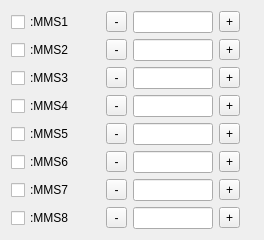
           <widget class="QWidget" name="tab_3">
            <attribute name="title">
             <string>Motors</string>
            </attribute>
            <layout class="QGridLayout" name="gridLayout_3">
             <item row="0" column="0">
              <layout class="QHBoxLayout" name="horizontalLayout_6">
               <item>
                <widget class="QCheckBox" name="cB_onmot_1">
                 <property name="text">
                  <string>:MMS1</string>
                 </property>
                </widget>
               </item>
               <item>
                <spacer name="horizontalSpacer_10">
                 <property name="orientation">
                  <enum>Qt::Horizontal</enum>
                 </property>
                 <property name="sizeHint" stdset="0">
                  <size>
                   <width>13</width>
                   <height>17</height>
                  </size>
                 </property>
                </spacer>
               </item>
               <item>
                <layout class="QHBoxLayout" name="horizontalLayout_21">
                 <item>
                  <widget class="QLabel" name="lb_limM_1">
                   <property name="text">
                    <string/>
                   </property>
                   <property name="pixmap">
                    <pixmap>led-red-16x16.png</pixmap>
                   </property>
                  </widget>
                 </item>
                 <item>
                  <widget class="QToolButton" name="tB_mminus_1">
                   <property name="minimumSize">
                    <size>
                     <width>21</width>
                     <height>21</height>
                    </size>
                   </property>
                   <property name="maximumSize">
                    <size>
                     <width>21</width>
                     <height>21</height>
                    </size>
                   </property>
                   <property name="text">
                    <string>-</string>
                   </property>
                  </widget>
                 </item>
                 <item>
                  <widget class="QLineEdit" name="lE_mr_1">
                   <property name="minimumSize">
                    <size>
                     <width>80</width>
                     <height>0</height>
                    </size>
                   </property>
                   <property name="maximumSize">
                    <size>
                     <width>80</width>
                     <height>16777215</height>
                    </size>
                   </property>
                  </widget>
                 </item>
                 <item>
                  <widget class="QToolButton" name="tB_mplus_1">
                   <property name="minimumSize">
                    <size>
                     <width>21</width>
                     <height>21</height>
                    </size>
                   </property>
                   <property name="maximumSize">
                    <size>
                     <width>21</width>
                     <height>21</height>
                    </size>
                   </property>
                   <property name="text">
                    <string>+</string>
                   </property>
                  </widget>
                 </item>
                 <item>
                  <widget class="QLabel" name="lb_limP_1">
                   <property name="text">
                    <string/>
                   </property>
                   <property name="pixmap">
                    <pixmap>led-red-16x16.png</pixmap>
                   </property>
                  </widget>
                 </item>
                </layout>
               </item>
              </layout>
             </item>
             <item row="1" column="0">
              <layout class="QHBoxLayout" name="horizontalLayout_11">
               <item>
                <widget class="QCheckBox" name="cB_onmot_2">
                 <property name="text">
                  <string>:MMS2</string>
                 </property>
                </widget>
               </item>
               <item>
                <spacer name="horizontalSpacer_11">
                 <property name="orientation">
                  <enum>Qt::Horizontal</enum>
                 </property>
                 <property name="sizeHint" stdset="0">
                  <size>
                   <width>13</width>
                   <height>17</height>
                  </size>
                 </property>
                </spacer>
               </item>
               <item>
                <layout class="QHBoxLayout" name="horizontalLayout_22">
                 <item>
                  <widget class="QLabel" name="lb_limM_2">
                   <property name="text">
                    <string/>
                   </property>
                   <property name="pixmap">
                    <pixmap>led-red-16x16.png</pixmap>
                   </property>
                  </widget>
                 </item>
                 <item>
                  <widget class="QToolButton" name="tB_mminus_2">
                   <property name="minimumSize">
                    <size>
                     <width>21</width>
                     <height>21</height>
                    </size>
                   </property>
                   <property name="maximumSize">
                    <size>
                     <width>21</width>
                     <height>21</height>
                    </size>
                   </property>
                   <property name="text">
                    <string>-</string>
                   </property>
                  </widget>
                 </item>
                 <item>
                  <widget class="QLineEdit" name="lE_mr_2">
                   <property name="minimumSize">
                    <size>
                     <width>80</width>
                     <height>0</height>
                    </size>
                   </property>
                   <property name="maximumSize">
                    <size>
                     <width>80</width>
                     <height>16777215</height>
                    </size>
                   </property>
                  </widget>
                 </item>
                 <item>
                  <widget class="QToolButton" name="tB_mplus_2">
                   <property name="minimumSize">
                    <size>
                     <width>21</width>
                     <height>21</height>
                    </size>
                   </property>
                   <property name="maximumSize">
                    <size>
                     <width>21</width>
                     <height>21</height>
                    </size>
                   </property>
                   <property name="text">
                    <string>+</string>
                   </property>
                  </widget>
                 </item>
                 <item>
                  <widget class="QLabel" name="lb_limP_2">
                   <property name="text">
                    <string/>
                   </property>
                   <property name="pixmap">
                    <pixmap>led-red-16x16.png</pixmap>
                   </property>
                  </widget>
                 </item>
                </layout>
               </item>
              </layout>
             </item>
             <item row="2" column="0">
              <layout class="QHBoxLayout" name="horizontalLayout_12">
               <item>
                <widget class="QCheckBox" name="cB_onmot_3">
                 <property name="text">
                  <string>:MMS3</string>
                 </property>
                </widget>
               </item>
               <item>
                <spacer name="horizontalSpacer_12">
                 <property name="orientation">
                  <enum>Qt::Horizontal</enum>
                 </property>
                 <property name="sizeHint" stdset="0">
                  <size>
                   <width>13</width>
                   <height>17</height>
                  </size>
                 </property>
                </spacer>
               </item>
               <item>
                <layout class="QHBoxLayout" name="horizontalLayout_23">
                 <item>
                  <widget class="QLabel" name="lb_limM_3">
                   <property name="text">
                    <string/>
                   </property>
                   <property name="pixmap">
                    <pixmap>led-red-16x16.png</pixmap>
                   </property>
                  </widget>
                 </item>
                 <item>
                  <widget class="QToolButton" name="tB_mminus_3">
                   <property name="minimumSize">
                    <size>
                     <width>21</width>
                     <height>21</height>
                    </size>
                   </property>
                   <property name="maximumSize">
                    <size>
                     <width>21</width>
                     <height>21</height>
                    </size>
                   </property>
                   <property name="text">
                    <string>-</string>
                   </property>
                  </widget>
                 </item>
                 <item>
                  <widget class="QLineEdit" name="lE_mr_3">
                   <property name="minimumSize">
                    <size>
                     <width>80</width>
                     <height>0</height>
                    </size>
                   </property>
                   <property name="maximumSize">
                    <size>
                     <width>80</width>
                     <height>16777215</height>
                    </size>
                   </property>
                  </widget>
                 </item>
                 <item>
                  <widget class="QToolButton" name="tB_mplus_3">
                   <property name="minimumSize">
                    <size>
                     <width>21</width>
                     <height>21</height>
                    </size>
                   </property>
                   <property name="maximumSize">
                    <size>
                     <width>21</width>
                     <height>21</height>
                    </size>
                   </property>
                   <property name="text">
                    <string>+</string>
                   </property>
                  </widget>
                 </item>
                 <item>
                  <widget class="QLabel" name="lb_limP_3">
                   <property name="text">
                    <string/>
                   </property>
                   <property name="pixmap">
                    <pixmap>led-red-16x16.png</pixmap>
                   </property>
                  </widget>
                 </item>
                </layout>
               </item>
              </layout>
             </item>
             <item row="3" column="0">
              <layout class="QHBoxLayout" name="horizontalLayout_14">
               <item>
                <widget class="QCheckBox" name="cB_onmot_4">
                 <property name="text">
                  <string>:MMS4</string>
                 </property>
                </widget>
               </item>
               <item>
                <spacer name="horizontalSpacer_13">
                 <property name="orientation">
                  <enum>Qt::Horizontal</enum>
                 </property>
                 <property name="sizeHint" stdset="0">
                  <size>
                   <width>13</width>
                   <height>17</height>
                  </size>
                 </property>
                </spacer>
               </item>
               <item>
                <layout class="QHBoxLayout" name="horizontalLayout_24">
                 <item>
                  <widget class="QLabel" name="lb_limM_4">
                   <property name="text">
                    <string/>
                   </property>
                   <property name="pixmap">
                    <pixmap>led-red-16x16.png</pixmap>
                   </property>
                  </widget>
                 </item>
                 <item>
                  <widget class="QToolButton" name="tB_mminus_4">
                   <property name="minimumSize">
                    <size>
                     <width>21</width>
                     <height>21</height>
                    </size>
                   </property>
                   <property name="maximumSize">
                    <size>
                     <width>21</width>
                     <height>21</height>
                    </size>
                   </property>
                   <property name="text">
                    <string>-</string>
                   </property>
                  </widget>
                 </item>
                 <item>
                  <widget class="QLineEdit" name="lE_mr_4">
                   <property name="minimumSize">
                    <size>
                     <width>80</width>
                     <height>0</height>
                    </size>
                   </property>
                   <property name="maximumSize">
                    <size>
                     <width>80</width>
                     <height>16777215</height>
                    </size>
                   </property>
                  </widget>
                 </item>
                 <item>
                  <widget class="QToolButton" name="tB_mplus_4">
                   <property name="minimumSize">
                    <size>
                     <width>21</width>
                     <height>21</height>
                    </size>
                   </property>
                   <property name="maximumSize">
                    <size>
                     <width>21</width>
                     <height>21</height>
                    </size>
                   </property>
                   <property name="text">
                    <string>+</string>
                   </property>
                  </widget>
                 </item>
                 <item>
                  <widget class="QLabel" name="lb_limP_4">
                   <property name="text">
                    <string/>
                   </property>
                   <property name="pixmap">
                    <pixmap>led-red-16x16.png</pixmap>
                   </property>
                  </widget>
                 </item>
                </layout>
               </item>
              </layout>
             </item>
             <item row="4" column="0">
              <layout class="QHBoxLayout" name="horizontalLayout_15">
               <item>
                <widget class="QCheckBox" name="cB_onmot_5">
                 <property name="text">
                  <string>:MMS5</string>
                 </property>
                </widget>
               </item>
               <item>
                <spacer name="horizontalSpacer_14">
                 <property name="orientation">
                  <enum>Qt::Horizontal</enum>
                 </property>
                 <property name="sizeHint" stdset="0">
                  <size>
                   <width>13</width>
                   <height>17</height>
                  </size>
                 </property>
                </spacer>
               </item>
               <item>
                <layout class="QHBoxLayout" name="horizontalLayout_25">
                 <item>
                  <widget class="QLabel" name="lb_limM_5">
                   <property name="text">
                    <string/>
                   </property>
                   <property name="pixmap">
                    <pixmap>led-red-16x16.png</pixmap>
                   </property>
                  </widget>
                 </item>
                 <item>
                  <widget class="QToolButton" name="tB_mminus_5">
                   <property name="minimumSize">
                    <size>
                     <width>21</width>
                     <height>21</height>
                    </size>
                   </property>
                   <property name="maximumSize">
                    <size>
                     <width>21</width>
                     <height>21</height>
                    </size>
                   </property>
                   <property name="text">
                    <string>-</string>
                   </property>
                  </widget>
                 </item>
                 <item>
                  <widget class="QLineEdit" name="lE_mr_5">
                   <property name="minimumSize">
                    <size>
                     <width>80</width>
                     <height>0</height>
                    </size>
                   </property>
                   <property name="maximumSize">
                    <size>
                     <width>80</width>
                     <height>16777215</height>
                    </size>
                   </property>
                  </widget>
                 </item>
                 <item>
                  <widget class="QToolButton" name="tB_mplus_5">
                   <property name="minimumSize">
                    <size>
                     <width>21</width>
                     <height>21</height>
                    </size>
                   </property>
                   <property name="maximumSize">
                    <size>
                     <width>21</width>
                     <height>21</height>
                    </size>
                   </property>
                   <property name="text">
                    <string>+</string>
                   </property>
                  </widget>
                 </item>
                 <item>
                  <widget class="QLabel" name="lb_limP_5">
                   <property name="text">
                    <string/>
                   </property>
                   <property name="pixmap">
                    <pixmap>led-red-16x16.png</pixmap>
                   </property>
                  </widget>
                 </item>
                </layout>
               </item>
              </layout>
             </item>
             <item row="5" column="0">
              <layout class="QHBoxLayout" name="horizontalLayout_17">
               <item>
                <widget class="QCheckBox" name="cB_onmot_6">
                 <property name="text">
                  <string>:MMS6</string>
                 </property>
                </widget>
               </item>
               <item>
                <spacer name="horizontalSpacer_15">
                 <property name="orientation">
                  <enum>Qt::Horizontal</enum>
                 </property>
                 <property name="sizeHint" stdset="0">
                  <size>
                   <width>13</width>
                   <height>17</height>
                  </size>
                 </property>
                </spacer>
               </item>
               <item>
                <layout class="QHBoxLayout" name="horizontalLayout_26">
                 <item>
                  <widget class="QLabel" name="lb_limM_6">
                   <property name="text">
                    <string/>
                   </property>
                   <property name="pixmap">
                    <pixmap>led-red-16x16.png</pixmap>
                   </property>
                  </widget>
                 </item>
                 <item>
                  <widget class="QToolButton" name="tB_mminus_6">
                   <property name="minimumSize">
                    <size>
                     <width>21</width>
                     <height>21</height>
                    </size>
                   </property>
                   <property name="maximumSize">
                    <size>
                     <width>21</width>
                     <height>21</height>
                    </size>
                   </property>
                   <property name="text">
                    <string>-</string>
                   </property>
                  </widget>
                 </item>
                 <item>
                  <widget class="QLineEdit" name="lE_mr_6">
                   <property name="minimumSize">
                    <size>
                     <width>80</width>
                     <height>0</height>
                    </size>
                   </property>
                   <property name="maximumSize">
                    <size>
                     <width>80</width>
                     <height>16777215</height>
                    </size>
                   </property>
                  </widget>
                 </item>
                 <item>
                  <widget class="QToolButton" name="tB_mplus_6">
                   <property name="minimumSize">
                    <size>
                     <width>21</width>
                     <height>21</height>
                    </size>
                   </property>
                   <property name="maximumSize">
                    <size>
                     <width>21</width>
                     <height>21</height>
                    </size>
                   </property>
                   <property name="text">
                    <string>+</string>
                   </property>
                  </widget>
                 </item>
                 <item>
                  <widget class="QLabel" name="lb_limP_6">
                   <property name="text">
                    <string/>
                   </property>
                   <property name="pixmap">
                    <pixmap>led-red-16x16.png</pixmap>
                   </property>
                  </widget>
                 </item>
                </layout>
               </item>
              </layout>
             </item>
             <item row="6" column="0">
              <layout class="QHBoxLayout" name="horizontalLayout_18">
               <item>
                <widget class="QCheckBox" name="cB_onmot_7">
                 <property name="text">
                  <string>:MMS7</string>
                 </property>
                </widget>
               </item>
               <item>
                <spacer name="horizontalSpacer_16">
                 <property name="orientation">
                  <enum>Qt::Horizontal</enum>
                 </property>
                 <property name="sizeHint" stdset="0">
                  <size>
                   <width>13</width>
                   <height>17</height>
                  </size>
                 </property>
                </spacer>
               </item>
               <item>
                <layout class="QHBoxLayout" name="horizontalLayout_27">
                 <item>
                  <widget class="QLabel" name="lb_limM_7">
                   <property name="text">
                    <string/>
                   </property>
                   <property name="pixmap">
                    <pixmap>led-red-16x16.png</pixmap>
                   </property>
                  </widget>
                 </item>
                 <item>
                  <widget class="QToolButton" name="tB_mminus_7">
                   <property name="minimumSize">
                    <size>
                     <width>21</width>
                     <height>21</height>
                    </size>
                   </property>
                   <property name="maximumSize">
                    <size>
                     <width>21</width>
                     <height>21</height>
                    </size>
                   </property>
                   <property name="text">
                    <string>-</string>
                   </property>
                  </widget>
                 </item>
                 <item>
                  <widget class="QLineEdit" name="lE_mr_7">
                   <property name="minimumSize">
                    <size>
                     <width>80</width>
                     <height>0</height>
                    </size>
                   </property>
                   <property name="maximumSize">
                    <size>
                     <width>80</width>
                     <height>16777215</height>
                    </size>
                   </property>
                  </widget>
                 </item>
                 <item>
                  <widget class="QToolButton" name="tB_mplus_7">
                   <property name="minimumSize">
                    <size>
                     <width>21</width>
                     <height>21</height>
                    </size>
                   </property>
                   <property name="maximumSize">
                    <size>
                     <width>21</width>
                     <height>21</height>
                    </size>
                   </property>
                   <property name="text">
                    <string>+</string>
                   </property>
                  </widget>
                 </item>
                 <item>
                  <widget class="QLabel" name="lb_limP_7">
                   <property name="text">
                    <string/>
                   </property>
                   <property name="pixmap">
                    <pixmap>led-red-16x16.png</pixmap>
                   </property>
                  </widget>
                 </item>
                </layout>
               </item>
              </layout>
             </item>
             <item row="7" column="0">
              <layout class="QHBoxLayout" name="horizontalLayout_28">
               <item>
                <widget class="QCheckBox" name="cB_onmot_8">
                 <property name="text">
                  <string>:MMS8</string>
                 </property>
                </widget>
               </item>
               <item>
                <spacer name="horizontalSpacer_17">
                 <property name="orientation">
                  <enum>Qt::Horizontal</enum>
                 </property>
                 <property name="sizeHint" stdset="0">
                  <size>
                   <width>13</width>
                   <height>17</height>
                  </size>
                 </property>
                </spacer>
               </item>
               <item>
                <layout class="QHBoxLayout" name="horizontalLayout_29">
                 <item>
                  <widget class="QLabel" name="lb_limM_8">
                   <property name="text">
                    <string/>
                   </property>
                   <property name="pixmap">
                    <pixmap>led-red-16x16.png</pixmap>
                   </property>
                  </widget>
                 </item>
                 <item>
                  <widget class="QToolButton" name="tB_mminus_8">
                   <property name="minimumSize">
                    <size>
                     <width>21</width>
                     <height>21</height>
                    </size>
                   </property>
                   <property name="maximumSize">
                    <size>
                     <width>21</width>
                     <height>21</height>
                    </size>
                   </property>
                   <property name="text">
                    <string>-</string>
                   </property>
                  </widget>
                 </item>
                 <item>
                  <widget class="QLineEdit" name="lE_mr_8">
                   <property name="minimumSize">
                    <size>
                     <width>80</width>
                     <height>0</height>
                    </size>
                   </property>
                   <property name="maximumSize">
                    <size>
                     <width>80</width>
                     <height>16777215</height>
                    </size>
                   </property>
                  </widget>
                 </item>
                 <item>
                  <widget class="QToolButton" name="tB_mplus_8">
                   <property name="minimumSize">
                    <size>
                     <width>21</width>
                     <height>21</height>
                    </size>
                   </property>
                   <property name="maximumSize">
                    <size>
                     <width>21</width>
                     <height>21</height>
                    </size>
                   </property>
                   <property name="text">
                    <string>+</string>
                   </property>
                  </widget>
                 </item>
                 <item>
                  <widget class="QLabel" name="lb_limP_8">
                   <property name="text">
                    <string/>
                   </property>
                   <property name="pixmap">
                    <pixmap>led-red-16x16.png</pixmap>
                   </property>
                  </widget>
                 </item>
                </layout>
               </item>
              </layout>
             </item>
            </layout>
           </widget>
